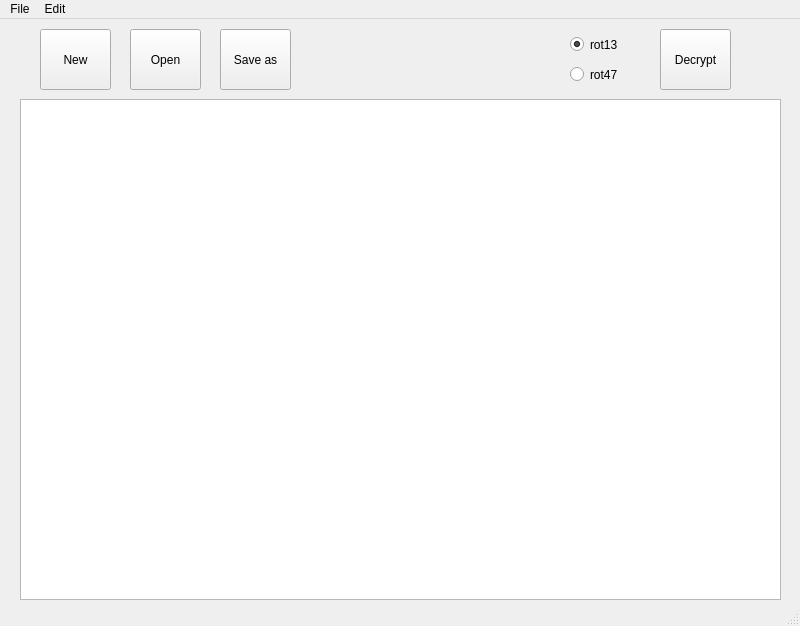
<?xml version="1.0" encoding="UTF-8"?>
<ui version="4.0">
 <class>MainWindow</class>
 <widget class="QMainWindow" name="MainWindow">
  <property name="geometry">
   <rect>
    <x>0</x>
    <y>0</y>
    <width>800</width>
    <height>626</height>
   </rect>
  </property>
  <property name="windowTitle">
   <string>Rot13 Decode</string>
  </property>
  <widget class="QWidget" name="centralwidget">
   <widget class="myPlainTextEdit" name="plainTextEdit">
    <property name="geometry">
     <rect>
      <x>20</x>
      <y>80</y>
      <width>761</width>
      <height>501</height>
     </rect>
    </property>
   </widget>
   <widget class="QToolButton" name="toolButtonDecrypt">
    <property name="geometry">
     <rect>
      <x>660</x>
      <y>10</y>
      <width>71</width>
      <height>61</height>
     </rect>
    </property>
    <property name="toolTip">
     <string>&lt;html&gt;&lt;head/&gt;&lt;body&gt;&lt;p&gt;En-/Decrypt text using the selected cypher.&lt;/p&gt;&lt;/body&gt;&lt;/html&gt;</string>
    </property>
    <property name="text">
     <string>Decrypt</string>
    </property>
    <property name="icon">
     <iconset theme="document-encrypt">
      <normaloff/>
     </iconset>
    </property>
    <property name="iconSize">
     <size>
      <width>32</width>
      <height>32</height>
     </size>
    </property>
    <property name="toolButtonStyle">
     <enum>Qt::ToolButtonTextUnderIcon</enum>
    </property>
   </widget>
   <widget class="QRadioButton" name="radioButton">
    <property name="geometry">
     <rect>
      <x>570</x>
      <y>40</y>
      <width>61</width>
      <height>31</height>
     </rect>
    </property>
    <property name="toolTip">
     <string>&lt;html&gt;&lt;head/&gt;&lt;body&gt;&lt;p&gt;Select &lt;span style=&quot; font-style:italic;&quot;&gt;rot47&lt;/span&gt; cypher.&lt;/p&gt;&lt;/body&gt;&lt;/html&gt;</string>
    </property>
    <property name="text">
     <string>rot47</string>
    </property>
   </widget>
   <widget class="QRadioButton" name="radioButton_2">
    <property name="geometry">
     <rect>
      <x>570</x>
      <y>10</y>
      <width>61</width>
      <height>31</height>
     </rect>
    </property>
    <property name="toolTip">
     <string>&lt;html&gt;&lt;head/&gt;&lt;body&gt;&lt;p&gt;Select &lt;span style=&quot; font-style:italic;&quot;&gt;rot13&lt;/span&gt; cypher.&lt;/p&gt;&lt;/body&gt;&lt;/html&gt;</string>
    </property>
    <property name="text">
     <string>rot13</string>
    </property>
    <property name="checked">
     <bool>true</bool>
    </property>
   </widget>
   <widget class="QToolButton" name="toolButtonOpenFile">
    <property name="geometry">
     <rect>
      <x>130</x>
      <y>10</y>
      <width>71</width>
      <height>61</height>
     </rect>
    </property>
    <property name="toolTip">
     <string>&lt;html&gt;&lt;head/&gt;&lt;body&gt;&lt;p&gt;Open file.&lt;/p&gt;&lt;/body&gt;&lt;/html&gt;</string>
    </property>
    <property name="text">
     <string>Open</string>
    </property>
    <property name="icon">
     <iconset theme="document-open">
      <normaloff/>
     </iconset>
    </property>
    <property name="iconSize">
     <size>
      <width>32</width>
      <height>32</height>
     </size>
    </property>
    <property name="toolButtonStyle">
     <enum>Qt::ToolButtonTextUnderIcon</enum>
    </property>
   </widget>
   <widget class="QToolButton" name="toolButtonNewFile">
    <property name="geometry">
     <rect>
      <x>40</x>
      <y>10</y>
      <width>71</width>
      <height>61</height>
     </rect>
    </property>
    <property name="toolTip">
     <string>&lt;html&gt;&lt;head/&gt;&lt;body&gt;&lt;p&gt;Open file.&lt;/p&gt;&lt;/body&gt;&lt;/html&gt;</string>
    </property>
    <property name="text">
     <string>New</string>
    </property>
    <property name="icon">
     <iconset theme="document-new">
      <normaloff/>
     </iconset>
    </property>
    <property name="iconSize">
     <size>
      <width>32</width>
      <height>32</height>
     </size>
    </property>
    <property name="toolButtonStyle">
     <enum>Qt::ToolButtonTextUnderIcon</enum>
    </property>
   </widget>
   <widget class="QToolButton" name="toolButtonSaveFileAs">
    <property name="geometry">
     <rect>
      <x>220</x>
      <y>10</y>
      <width>71</width>
      <height>61</height>
     </rect>
    </property>
    <property name="toolTip">
     <string>&lt;html&gt;&lt;head/&gt;&lt;body&gt;&lt;p&gt;Open file.&lt;/p&gt;&lt;/body&gt;&lt;/html&gt;</string>
    </property>
    <property name="text">
     <string>Save as</string>
    </property>
    <property name="icon">
     <iconset theme="document-save-as">
      <normaloff/>
     </iconset>
    </property>
    <property name="iconSize">
     <size>
      <width>32</width>
      <height>32</height>
     </size>
    </property>
    <property name="toolButtonStyle">
     <enum>Qt::ToolButtonTextUnderIcon</enum>
    </property>
   </widget>
  </widget>
  <widget class="QMenuBar" name="menubar">
   <property name="geometry">
    <rect>
     <x>0</x>
     <y>0</y>
     <width>800</width>
     <height>19</height>
    </rect>
   </property>
   <widget class="QMenu" name="menuFile">
    <property name="title">
     <string>File</string>
    </property>
    <addaction name="actionNew"/>
    <addaction name="actionOpen"/>
    <addaction name="actionSave_as"/>
    <addaction name="actionExit"/>
   </widget>
   <widget class="QMenu" name="menuEdit">
    <property name="title">
     <string>Edit</string>
    </property>
    <addaction name="actionDecrypt"/>
   </widget>
   <addaction name="menuFile"/>
   <addaction name="menuEdit"/>
  </widget>
  <widget class="QStatusBar" name="statusbar"/>
  <action name="actionExit">
   <property name="text">
    <string>Exit</string>
   </property>
  </action>
  <action name="actionDecrypt">
   <property name="icon">
    <iconset theme="document-encrypt"/>
   </property>
   <property name="text">
    <string>Decrypt</string>
   </property>
  </action>
  <action name="actionOpen">
   <property name="icon">
    <iconset theme="document-open"/>
   </property>
   <property name="text">
    <string>Open</string>
   </property>
  </action>
  <action name="actionNew">
   <property name="icon">
    <iconset theme="document-new"/>
   </property>
   <property name="text">
    <string>New</string>
   </property>
  </action>
  <action name="actionSave_as">
   <property name="icon">
    <iconset theme="document-save-as"/>
   </property>
   <property name="text">
    <string>Save as ...</string>
   </property>
  </action>
 </widget>
 <customwidgets>
  <customwidget>
   <class>myPlainTextEdit</class>
   <extends>QPlainTextEdit</extends>
   <header>myplaintextedit.h</header>
   <slots>
    <slot>decryptText()</slot>
    <slot>setCypher()</slot>
    <slot>loadFile()</slot>
    <slot>saveFileAs()</slot>
   </slots>
  </customwidget>
 </customwidgets>
 <resources/>
 <connections>
  <connection>
   <sender>actionExit</sender>
   <signal>triggered()</signal>
   <receiver>MainWindow</receiver>
   <slot>close()</slot>
   <hints>
    <hint type="sourcelabel">
     <x>-1</x>
     <y>-1</y>
    </hint>
    <hint type="destinationlabel">
     <x>399</x>
     <y>299</y>
    </hint>
   </hints>
  </connection>
  <connection>
   <sender>actionDecrypt</sender>
   <signal>triggered()</signal>
   <receiver>plainTextEdit</receiver>
   <slot>decryptText()</slot>
   <hints>
    <hint type="sourcelabel">
     <x>-1</x>
     <y>-1</y>
    </hint>
    <hint type="destinationlabel">
     <x>400</x>
     <y>318</y>
    </hint>
   </hints>
  </connection>
  <connection>
   <sender>radioButton_2</sender>
   <signal>toggled(bool)</signal>
   <receiver>plainTextEdit</receiver>
   <slot>setCypher()</slot>
   <hints>
    <hint type="sourcelabel">
     <x>570</x>
     <y>59</y>
    </hint>
    <hint type="destinationlabel">
     <x>459</x>
     <y>108</y>
    </hint>
   </hints>
  </connection>
  <connection>
   <sender>actionOpen</sender>
   <signal>triggered()</signal>
   <receiver>plainTextEdit</receiver>
   <slot>loadFile()</slot>
   <hints>
    <hint type="sourcelabel">
     <x>-1</x>
     <y>-1</y>
    </hint>
    <hint type="destinationlabel">
     <x>400</x>
     <y>318</y>
    </hint>
   </hints>
  </connection>
  <connection>
   <sender>toolButtonOpenFile</sender>
   <signal>clicked()</signal>
   <receiver>plainTextEdit</receiver>
   <slot>loadFile()</slot>
   <hints>
    <hint type="sourcelabel">
     <x>164</x>
     <y>65</y>
    </hint>
    <hint type="destinationlabel">
     <x>93</x>
     <y>132</y>
    </hint>
   </hints>
  </connection>
  <connection>
   <sender>toolButtonDecrypt</sender>
   <signal>clicked()</signal>
   <receiver>plainTextEdit</receiver>
   <slot>decryptText()</slot>
   <hints>
    <hint type="sourcelabel">
     <x>660</x>
     <y>77</y>
    </hint>
    <hint type="destinationlabel">
     <x>596</x>
     <y>109</y>
    </hint>
   </hints>
  </connection>
  <connection>
   <sender>toolButtonNewFile</sender>
   <signal>clicked()</signal>
   <receiver>plainTextEdit</receiver>
   <slot>clear()</slot>
   <hints>
    <hint type="sourcelabel">
     <x>78</x>
     <y>70</y>
    </hint>
    <hint type="destinationlabel">
     <x>71</x>
     <y>144</y>
    </hint>
   </hints>
  </connection>
  <connection>
   <sender>actionNew</sender>
   <signal>triggered()</signal>
   <receiver>plainTextEdit</receiver>
   <slot>clear()</slot>
   <hints>
    <hint type="sourcelabel">
     <x>-1</x>
     <y>-1</y>
    </hint>
    <hint type="destinationlabel">
     <x>400</x>
     <y>349</y>
    </hint>
   </hints>
  </connection>
  <connection>
   <sender>toolButtonSaveFileAs</sender>
   <signal>clicked()</signal>
   <receiver>plainTextEdit</receiver>
   <slot>saveFileAs()</slot>
   <hints>
    <hint type="sourcelabel">
     <x>262</x>
     <y>59</y>
    </hint>
    <hint type="destinationlabel">
     <x>276</x>
     <y>124</y>
    </hint>
   </hints>
  </connection>
  <connection>
   <sender>actionSave_as</sender>
   <signal>triggered()</signal>
   <receiver>plainTextEdit</receiver>
   <slot>saveFileAs()</slot>
   <hints>
    <hint type="sourcelabel">
     <x>-1</x>
     <y>-1</y>
    </hint>
    <hint type="destinationlabel">
     <x>400</x>
     <y>349</y>
    </hint>
   </hints>
  </connection>
 </connections>
 <slots>
  <slot>decryptText()</slot>
 </slots>
</ui>
